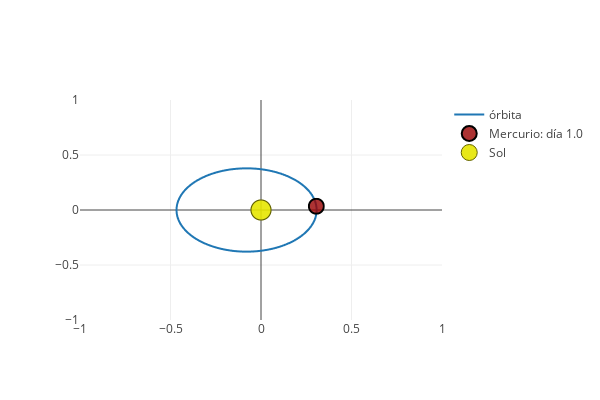

The cell this chart's notebook holds for it:
### Code cell
orbit_planet_picker = wdgs.Dropdown(options=planets_dict, description="Planeta")
orbit_day_picker = wdgs.FloatText(value=1, description="Día", disabled=False)
wdgs.interact(displayer.display_orbit, planet=orbit_planet_picker, time=orbit_day_picker);

### Figure 1 — Plotly figure (JSON) as saved in the notebook; plotly's stock layout.template omitted (floating-point values rounded to 4 significant figures; data arrays with more than 128 entries replaced by an {"elided": "..."} marker saying what was removed)
{"data": [{"name": "órbita", "type": "scattergl", "x": {"elided": "201 float values"}, "y": {"elided": "201 float values"}}, {"marker": {"color": "rgba(152, 0, 0, .8)", "line": {"color": "rgb(0, 0, 0)", "width": 2}, "size": 15}, "mode": "markers", "name": "Mercurio: día 1.0", "type": "scattergl", "x": [0.3057], "y": [0.03401]}, {"marker": {"color": "rgba(230, 230, 0, .9)", "line": {"color": "rgb(100,100,0)", "width": 1}, "size": 20}, "mode": "markers", "name": "Sol", "type": "scattergl", "x": [0], "y": [0]}], "layout": {"height": 400, "width": 600, "xaxis": {"anchor": "y", "range": [-1, 1]}, "yaxis": {"anchor": "x", "autorange": false, "range": [-1, 1]}}}
